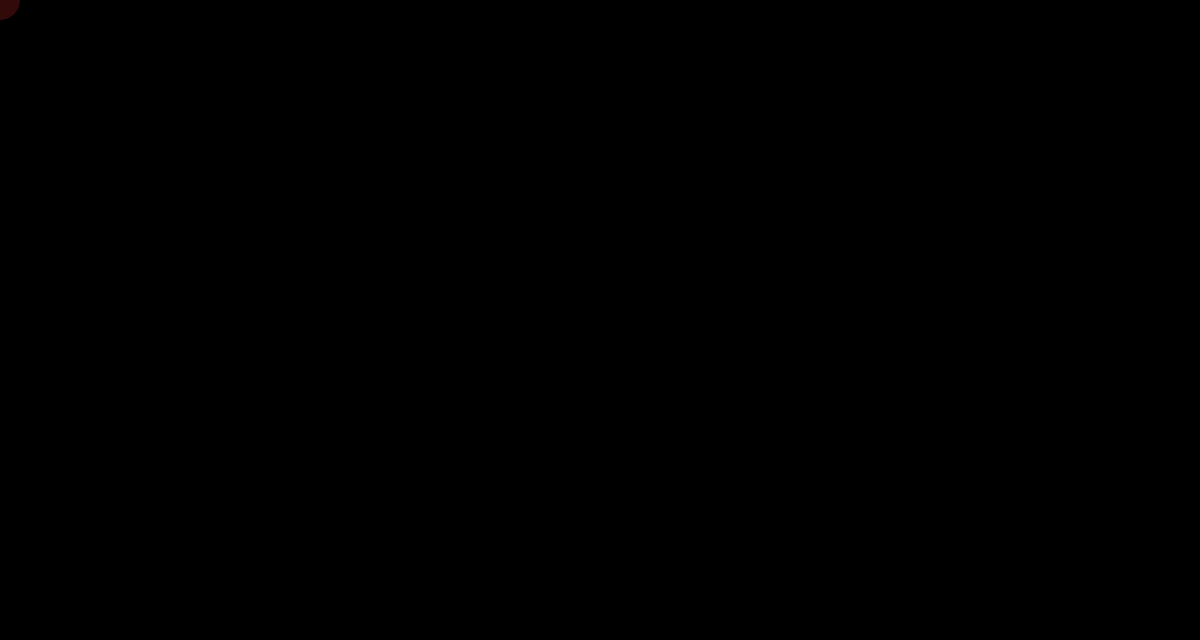
Frame 1 (no input)
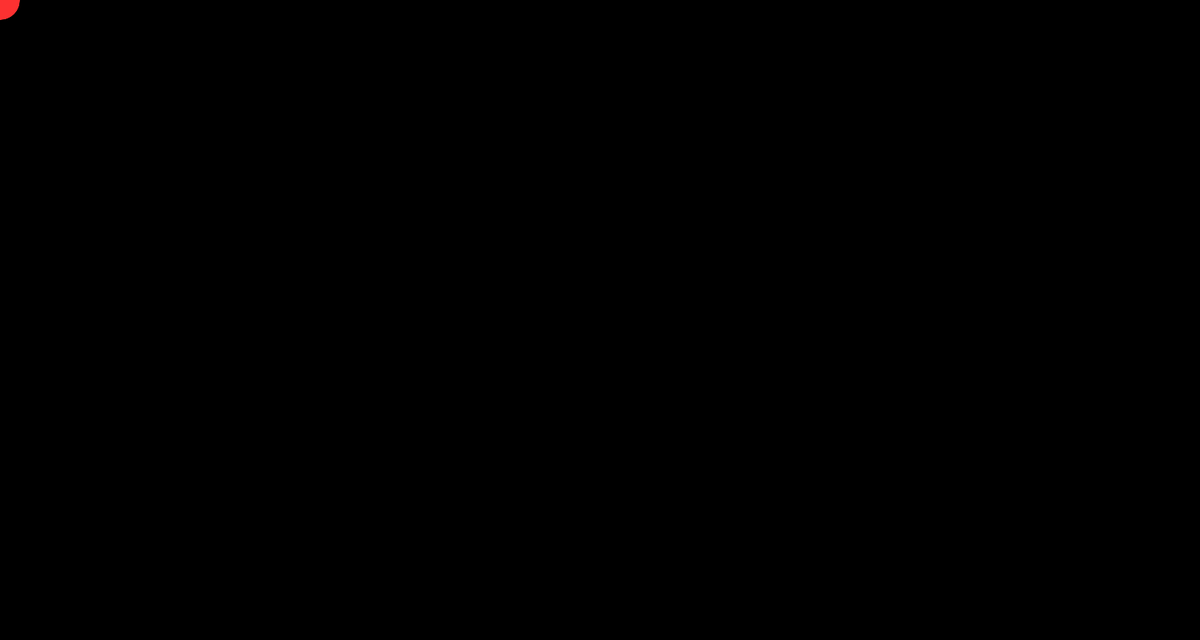
Frame 60 (the mouse pressed at the canvas centre just before this capture)
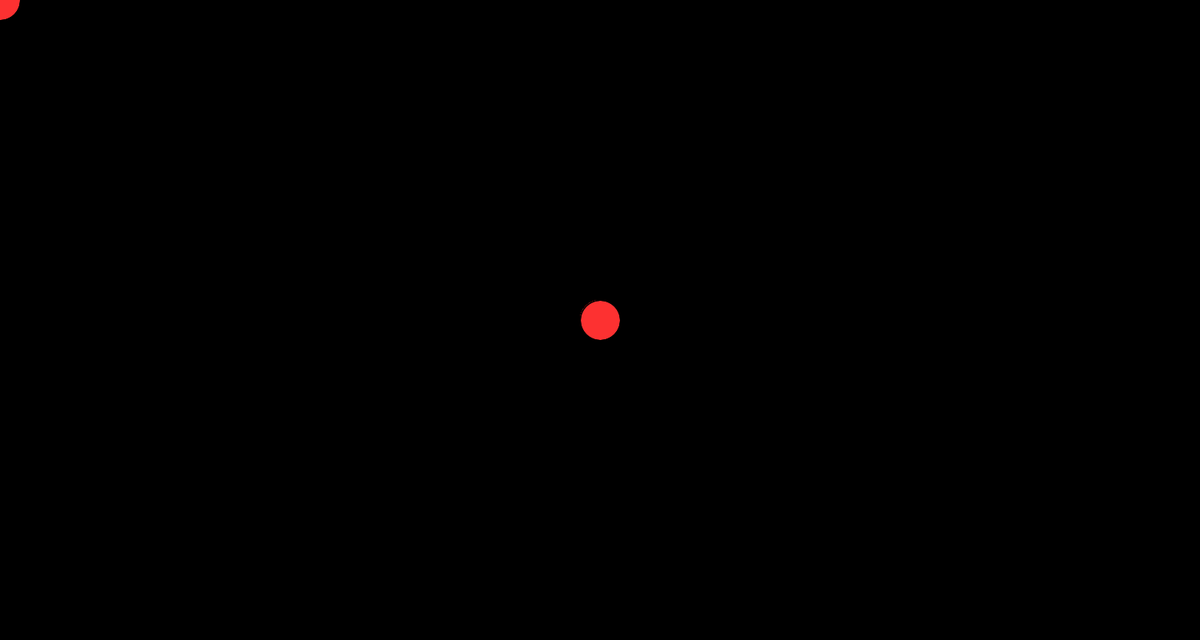
Frame 120 (the mouse held since frame 60 and released just before this capture)

The Processing sketch that drew these frames (run headless with seeded random() and noise(); from frame 60 on, the mouse is pressed at the canvas centre):

// Processing sketch: cool_red_dot_stuff
// ── cool_red_dot_stuff.pde
void setup() {
  size(1500,800);
  background(0);
}

void draw() {
  fill(255,50,50,50);
  ellipse(mouseX,mouseY,50,50);
}
